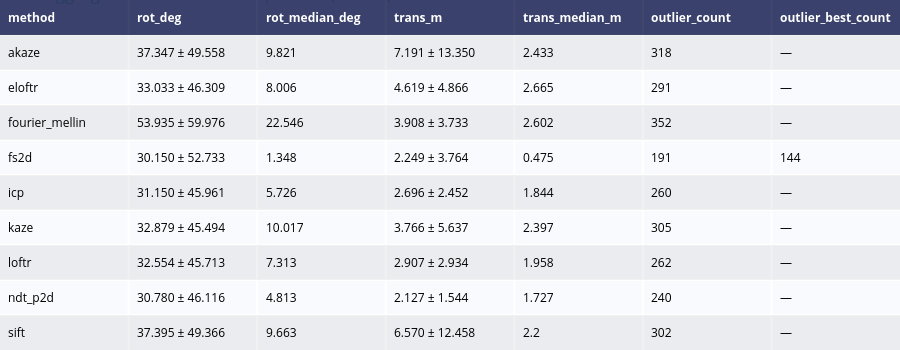

Write notebook code for a chart like this one.
### Markdown cell above
## 7. Aggregated per-method statistics (all sequences pooled)

### Code cell
if AGGREGATED_FILE.is_file():
    agg_df = pd.read_csv(AGGREGATED_FILE).round(3)
    display_df = pd.DataFrame({
        "method": agg_df["method"].values,
        "rot_deg": agg_df.apply(
            lambda r: f"{r['rot_mean_deg']:.3f} ± {r['rot_std_deg']:.3f}", axis=1),
        "rot_median_deg": agg_df["rot_median_deg"].round(3),
        "trans_m": agg_df.apply(
            lambda r: f"{r['trans_mean_m']:.3f} ± {r['trans_std_m']:.3f}", axis=1),
        "trans_median_m": agg_df["trans_median_m"].round(3),
        "outlier_count": agg_df["outlier_count"],
        "outlier_best_count": agg_df.apply(fmt_outlier_best, axis=1),
    })

    import plotly.figure_factory as ff
    fig = ff.create_table(display_df, height_constant=30)
    fig.update_layout(title=f"Aggregated across all {len(all_seqs)} sequences (N≥{MIN_N})")
    fig.show()
else:
    print("Aggregated stats file not found")

### Figure 1 — Plotly figure (JSON) as saved in the notebook; plotly's stock layout.template omitted (floating-point values rounded to 4 significant figures)
{"data": [{"colorscale": [[0, "#00083e"], [0.5, "#ededee"], [1, "#ffffff"]], "hoverinfo": "none", "opacity": 0.75, "showscale": false, "type": "heatmap", "z": [[0, 0, 0, 0, 0, 0, 0], [0.5, 0.5, 0.5, 0.5, 0.5, 0.5, 0.5], [1, 1, 1, 1, 1, 1, 1], [0.5, 0.5, 0.5, 0.5, 0.5, 0.5, 0.5], [1, 1, 1, 1, 1, 1, 1], [0.5, 0.5, 0.5, 0.5, 0.5, 0.5, 0.5], [1, 1, 1, 1, 1, 1, 1], [0.5, 0.5, 0.5, 0.5, 0.5, 0.5, 0.5], [1, 1, 1, 1, 1, 1, 1], [0.5, 0.5, 0.5, 0.5, 0.5, 0.5, 0.5]]}], "layout": {"annotations": [{"align": "left", "font": {"color": "#ffffff"}, "showarrow": false, "text": "<b>method</b>", "x": -0.45, "xanchor": "left", "xref": "x", "y": 0, "yref": "y"}, {"align": "left", "font": {"color": "#ffffff"}, "showarrow": false, "text": "<b>rot_deg</b>", "x": 0.55, "xanchor": "left", "xref": "x", "y": 0, "yref": "y"}, {"align": "left", "font": {"color": "#ffffff"}, "showarrow": false, "text": "<b>rot_median_deg</b>", "x": 1.55, "xanchor": "left", "xref": "x", "y": 0, "yref": "y"}, {"align": "left", "font": {"color": "#ffffff"}, "showarrow": false, "text": "<b>trans_m</b>", "x": 2.55, "xanchor": "left", "xref": "x", "y": 0, "yref": "y"}, {"align": "left", "font": {"color": "#ffffff"}, "showarrow": false, "text": "<b>trans_median_m</b>", "x": 3.55, "xanchor": "left", "xref": "x", "y": 0, "yref": "y"}, {"align": "left", "font": {"color": "#ffffff"}, "showarrow": false, "text": "<b>outlier_count</b>", "x": 4.55, "xanchor": "left", "xref": "x", "y": 0, "yref": "y"}, {"align": "left", "font": {"color": "#ffffff"}, "showarrow": false, "text": "<b>outlier_best_count</b>", "x": 5.55, "xanchor": "left", "xref": "x", "y": 0, "yref": "y"}, {"align": "left", "font": {"color": "#000000"}, "showarrow": false, "text": "akaze", "x": -0.45, "xanchor": "left", "xref": "x", "y": 1, "yref": "y"}, {"align": "left", "font": {"color": "#000000"}, "showarrow": false, "text": "37.347 ± 49.558", "x": 0.55, "xanchor": "left", "xref": "x", "y": 1, "yref": "y"}, {"align": "left", "font": {"color": "#000000"}, "showarrow": false, "text": "9.821", "x": 1.55, "xanchor": "left", "xref": "x", "y": 1, "yref": "y"}, {"align": "left", "font": {"color": "#000000"}, "showarrow": false, "text": "7.191 ± 13.350", "x": 2.55, "xanchor": "left", "xref": "x", "y": 1, "yref": "y"}, {"align": "left", "font": {"color": "#000000"}, "showarrow": false, "text": "2.433", "x": 3.55, "xanchor": "left", "xref": "x", "y": 1, "yref": "y"}, {"align": "left", "font": {"color": "#000000"}, "showarrow": false, "text": "318", "x": 4.55, "xanchor": "left", "xref": "x", "y": 1, "yref": "y"}, {"align": "left", "font": {"color": "#000000"}, "showarrow": false, "text": "—", "x": 5.55, "xanchor": "left", "xref": "x", "y": 1, "yref": "y"}, {"align": "left", "font": {"color": "#000000"}, "showarrow": false, "text": "eloftr", "x": -0.45, "xanchor": "left", "xref": "x", "y": 2, "yref": "y"}, {"align": "left", "font": {"color": "#000000"}, "showarrow": false, "text": "33.033 ± 46.309", "x": 0.55, "xanchor": "left", "xref": "x", "y": 2, "yref": "y"}, {"align": "left", "font": {"color": "#000000"}, "showarrow": false, "text": "8.006", "x": 1.55, "xanchor": "left", "xref": "x", "y": 2, "yref": "y"}, {"align": "left", "font": {"color": "#000000"}, "showarrow": false, "text": "4.619 ± 4.866", "x": 2.55, "xanchor": "left", "xref": "x", "y": 2, "yref": "y"}, {"align": "left", "font": {"color": "#000000"}, "showarrow": false, "text": "2.665", "x": 3.55, "xanchor": "left", "xref": "x", "y": 2, "yref": "y"}, {"align": "left", "font": {"color": "#000000"}, "showarrow": false, "text": "291", "x": 4.55, "xanchor": "left", "xref": "x", "y": 2, "yref": "y"}, {"align": "left", "font": {"color": "#000000"}, "showarrow": false, "text": "—", "x": 5.55, "xanchor": "left", "xref": "x", "y": 2, "yref": "y"}, {"align": "left", "font": {"color": "#000000"}, "showarrow": false, "text": "fourier_mellin", "x": -0.45, "xanchor": "left", "xref": "x", "y": 3, "yref": "y"}, {"align": "left", "font": {"color": "#000000"}, "showarrow": false, "text": "53.935 ± 59.976", "x": 0.55, "xanchor": "left", "xref": "x", "y": 3, "yref": "y"}, {"align": "left", "font": {"color": "#000000"}, "showarrow": false, "text": "22.546", "x": 1.55, "xanchor": "left", "xref": "x", "y": 3, "yref": "y"}, {"align": "left", "font": {"color": "#000000"}, "showarrow": false, "text": "3.908 ± 3.733", "x": 2.55, "xanchor": "left", "xref": "x", "y": 3, "yref": "y"}, {"align": "left", "font": {"color": "#000000"}, "showarrow": false, "text": "2.602", "x": 3.55, "xanchor": "left", "xref": "x", "y": 3, "yref": "y"}, {"align": "left", "font": {"color": "#000000"}, "showarrow": false, "text": "352", "x": 4.55, "xanchor": "left", "xref": "x", "y": 3, "yref": "y"}, {"align": "left", "font": {"color": "#000000"}, "showarrow": false, "text": "—", "x": 5.55, "xanchor": "left", "xref": "x", "y": 3, "yref": "y"}, {"align": "left", "font": {"color": "#000000"}, "showarrow": false, "text": "fs2d", "x": -0.45, "xanchor": "left", "xref": "x", "y": 4, "yref": "y"}, {"align": "left", "font": {"color": "#000000"}, "showarrow": false, "text": "30.150 ± 52.733", "x": 0.55, "xanchor": "left", "xref": "x", "y": 4, "yref": "y"}, {"align": "left", "font": {"color": "#000000"}, "showarrow": false, "text": "1.348", "x": 1.55, "xanchor": "left", "xref": "x", "y": 4, "yref": "y"}, {"align": "left", "font": {"color": "#000000"}, "showarrow": false, "text": "2.249 ± 3.764", "x": 2.55, "xanchor": "left", "xref": "x", "y": 4, "yref": "y"}, {"align": "left", "font": {"color": "#000000"}, "showarrow": false, "text": "0.475", "x": 3.55, "xanchor": "left", "xref": "x", "y": 4, "yref": "y"}, {"align": "left", "font": {"color": "#000000"}, "showarrow": false, "text": "191", "x": 4.55, "xanchor": "left", "xref": "x", "y": 4, "yref": "y"}, {"align": "left", "font": {"color": "#000000"}, "showarrow": false, "text": "144", "x": 5.55, "xanchor": "left", "xref": "x", "y": 4, "yref": "y"}, {"align": "left", "font": {"color": "#000000"}, "showarrow": false, "text": "icp", "x": -0.45, "xanchor": "left", "xref": "x", "y": 5, "yref": "y"}, {"align": "left", "font": {"color": "#000000"}, "showarrow": false, "text": "31.150 ± 45.961", "x": 0.55, "xanchor": "left", "xref": "x", "y": 5, "yref": "y"}, {"align": "left", "font": {"color": "#000000"}, "showarrow": false, "text": "5.726", "x": 1.55, "xanchor": "left", "xref": "x", "y": 5, "yref": "y"}, {"align": "left", "font": {"color": "#000000"}, "showarrow": false, "text": "2.696 ± 2.452", "x": 2.55, "xanchor": "left", "xref": "x", "y": 5, "yref": "y"}, {"align": "left", "font": {"color": "#000000"}, "showarrow": false, "text": "1.844", "x": 3.55, "xanchor": "left", "xref": "x", "y": 5, "yref": "y"}, {"align": "left", "font": {"color": "#000000"}, "showarrow": false, "text": "260", "x": 4.55, "xanchor": "left", "xref": "x", "y": 5, "yref": "y"}, {"align": "left", "font": {"color": "#000000"}, "showarrow": false, "text": "—", "x": 5.55, "xanchor": "left", "xref": "x", "y": 5, "yref": "y"}, {"align": "left", "font": {"color": "#000000"}, "showarrow": false, "text": "kaze", "x": -0.45, "xanchor": "left", "xref": "x", "y": 6, "yref": "y"}, {"align": "left", "font": {"color": "#000000"}, "showarrow": false, "text": "32.879 ± 45.494", "x": 0.55, "xanchor": "left", "xref": "x", "y": 6, "yref": "y"}, {"align": "left", "font": {"color": "#000000"}, "showarrow": false, "text": "10.017", "x": 1.55, "xanchor": "left", "xref": "x", "y": 6, "yref": "y"}, {"align": "left", "font": {"color": "#000000"}, "showarrow": false, "text": "3.766 ± 5.637", "x": 2.55, "xanchor": "left", "xref": "x", "y": 6, "yref": "y"}, {"align": "left", "font": {"color": "#000000"}, "showarrow": false, "text": "2.397", "x": 3.55, "xanchor": "left", "xref": "x", "y": 6, "yref": "y"}, {"align": "left", "font": {"color": "#000000"}, "showarrow": false, "text": "305", "x": 4.55, "xanchor": "left", "xref": "x", "y": 6, "yref": "y"}, {"align": "left", "font": {"color": "#000000"}, "showarrow": false, "text": "—", "x": 5.55, "xanchor": "left", "xref": "x", "y": 6, "yref": "y"}, {"align": "left", "font": {"color": "#000000"}, "showarrow": false, "text": "loftr", "x": -0.45, "xanchor": "left", "xref": "x", "y": 7, "yref": "y"}, {"align": "left", "font": {"color": "#000000"}, "showarrow": false, "text": "32.554 ± 45.713", "x": 0.55, "xanchor": "left", "xref": "x", "y": 7, "yref": "y"}, {"align": "left", "font": {"color": "#000000"}, "showarrow": false, "text": "7.313", "x": 1.55, "xanchor": "left", "xref": "x", "y": 7, "yref": "y"}, {"align": "left", "font": {"color": "#000000"}, "showarrow": false, "text": "2.907 ± 2.934", "x": 2.55, "xanchor": "left", "xref": "x", "y": 7, "yref": "y"}, {"align": "left", "font": {"color": "#000000"}, "showarrow": false, "text": "1.958", "x": 3.55, "xanchor": "left", "xref": "x", "y": 7, "yref": "y"}, {"align": "left", "font": {"color": "#000000"}, "showarrow": false, "text": "262", "x": 4.55, "xanchor": "left", "xref": "x", "y": 7, "yref": "y"}, {"align": "left", "font": {"color": "#000000"}, "showarrow": false, "text": "—", "x": 5.55, "xanchor": "left", "xref": "x", "y": 7, "yref": "y"}, {"align": "left", "font": {"color": "#000000"}, "showarrow": false, "text": "ndt_p2d", "x": -0.45, "xanchor": "left", "xref": "x", "y": 8, "yref": "y"}, {"align": "left", "font": {"color": "#000000"}, "showarrow": false, "text": "30.780 ± 46.116", "x": 0.55, "xanchor": "left", "xref": "x", "y": 8, "yref": "y"}, {"align": "left", "font": {"color": "#000000"}, "showarrow": false, "text": "4.813", "x": 1.55, "xanchor": "left", "xref": "x", "y": 8, "yref": "y"}, {"align": "left", "font": {"color": "#000000"}, "showarrow": false, "text": "2.127 ± 1.544", "x": 2.55, "xanchor": "left", "xref": "x", "y": 8, "yref": "y"}, {"align": "left", "font": {"color": "#000000"}, "showarrow": false, "text": "1.727", "x": 3.55, "xanchor": "left", "xref": "x", "y": 8, "yref": "y"}, {"align": "left", "font": {"color": "#000000"}, "showarrow": false, "text": "240", "x": 4.55, "xanchor": "left", "xref": "x", "y": 8, "yref": "y"}, {"align": "left", "font": {"color": "#000000"}, "showarrow": false, "text": "—", "x": 5.55, "xanchor": "left", "xref": "x", "y": 8, "yref": "y"}, {"align": "left", "font": {"color": "#000000"}, "showarrow": false, "text": "sift", "x": -0.45, "xanchor": "left", "xref": "x", "y": 9, "yref": "y"}, {"align": "left", "font": {"color": "#000000"}, "showarrow": false, "text": "37.395 ± 49.366", "x": 0.55, "xanchor": "left", "xref": "x", "y": 9, "yref": "y"}, {"align": "left", "font": {"color": "#000000"}, "showarrow": false, "text": "9.663", "x": 1.55, "xanchor": "left", "xref": "x", "y": 9, "yref": "y"}, {"align": "left", "font": {"color": "#000000"}, "showarrow": false, "text": "6.570 ± 12.458", "x": 2.55, "xanchor": "left", "xref": "x", "y": 9, "yref": "y"}, {"align": "left", "font": {"color": "#000000"}, "showarrow": false, "text": "2.2", "x": 3.55, "xanchor": "left", "xref": "x", "y": 9, "yref": "y"}, {"align": "left", "font": {"color": "#000000"}, "showarrow": false, "text": "302", "x": 4.55, "xanchor": "left", "xref": "x", "y": 9, "yref": "y"}, {"align": "left", "font": {"color": "#000000"}, "showarrow": false, "text": "—", "x": 5.55, "xanchor": "left", "xref": "x", "y": 9, "yref": "y"}], "height": 350, "margin": {"b": 0, "l": 0, "r": 0, "t": 0}, "title": {"text": "Aggregated across all 13 sequences (N≥256)"}, "xaxis": {"dtick": 1, "gridwidth": 2, "showticklabels": false, "tick0": -0.5, "ticks": "", "zeroline": false}, "yaxis": {"autorange": "reversed", "dtick": 1, "gridwidth": 2, "showticklabels": false, "tick0": 0.5, "ticks": "", "zeroline": false}}}
